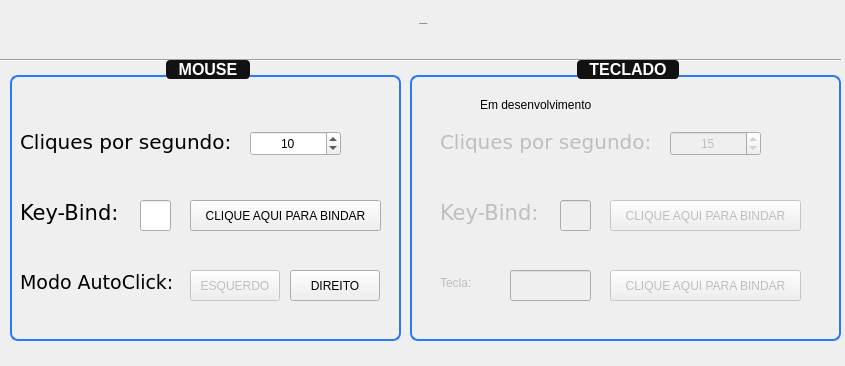
<?xml version="1.0" encoding="UTF-8"?>
<ui version="4.0">
 <class>MainWindow</class>
 <widget class="QMainWindow" name="MainWindow">
  <property name="geometry">
   <rect>
    <x>0</x>
    <y>0</y>
    <width>845</width>
    <height>366</height>
   </rect>
  </property>
  <property name="contextMenuPolicy">
   <enum>Qt::ContextMenuPolicy::NoContextMenu</enum>
  </property>
  <property name="windowTitle">
   <string>MainWindow</string>
  </property>
  <property name="tabShape">
   <enum>QTabWidget::TabShape::Rounded</enum>
  </property>
  <widget class="QWidget" name="centralwidget">
   <property name="contextMenuPolicy">
    <enum>Qt::ContextMenuPolicy::NoContextMenu</enum>
   </property>
   <widget class="QLabel" name="titleLabel">
    <property name="geometry">
     <rect>
      <x>3</x>
      <y>-2</y>
      <width>841</width>
      <height>51</height>
     </rect>
    </property>
    <property name="font">
     <font>
      <family>Segoe UI</family>
      <pointsize>-1</pointsize>
      <bold>true</bold>
     </font>
    </property>
    <property name="styleSheet">
     <string notr="true">font-family: &quot;Segoe UI&quot;, Arial, sans-serif;
font-size: 38px;
font-weight: bold;
color: qlineargradient(
    spread:pad,
    x1:0, y1:0, x2:1, y2:0,
    stop:0 #1565C0,
    stop:0.5 #0D47A1,
    stop:1 #42A5F5
);
border: none;
background: transparent;
padding: 10px 25px;
border-radius: 12px;

QLabel::hover {
    transform: scale(1.05);
    box-shadow: 0 0 15px rgba(0, 0, 0, 0.3);
}
</string>
    </property>
    <property name="frameShape">
     <enum>QFrame::Shape::NoFrame</enum>
    </property>
    <property name="text">
     <string>mtz Auto-Clicker</string>
    </property>
    <property name="textFormat">
     <enum>Qt::TextFormat::AutoText</enum>
    </property>
    <property name="alignment">
     <set>Qt::AlignmentFlag::AlignCenter</set>
    </property>
   </widget>
   <widget class="Line" name="lineSeparator">
    <property name="geometry">
     <rect>
      <x>0</x>
      <y>50</y>
      <width>841</width>
      <height>21</height>
     </rect>
    </property>
    <property name="contextMenuPolicy">
     <enum>Qt::ContextMenuPolicy::NoContextMenu</enum>
    </property>
    <property name="orientation">
     <enum>Qt::Orientation::Horizontal</enum>
    </property>
   </widget>
   <widget class="QGroupBox" name="mouseBox">
    <property name="geometry">
     <rect>
      <x>10</x>
      <y>60</y>
      <width>391</width>
      <height>281</height>
     </rect>
    </property>
    <property name="contextMenuPolicy">
     <enum>Qt::ContextMenuPolicy::NoContextMenu</enum>
    </property>
    <property name="styleSheet">
     <string notr="true">QGroupBox {
    font-family: &quot;Segoe UI&quot;, Arial, sans-serif;
    font-size: 16px;
    font-weight: bold;
    color: #2979FF;
    border: 2px solid #2979FF;
    border-radius: 8px;
    margin-top: 15px;
}

QGroupBox::title {
    subcontrol-origin: margin;
    subcontrol-position: top center;
    padding: 0 10px;
    color: #FFFFFF;
    background-color: #121212;
    border-radius: 4px;
}</string>
    </property>
    <property name="title">
     <string>MOUSE</string>
    </property>
    <property name="alignment">
     <set>Qt::AlignmentFlag::AlignCenter</set>
    </property>
    <widget class="QLabel" name="keybindMLabel">
     <property name="geometry">
      <rect>
       <x>10</x>
       <y>140</y>
       <width>105</width>
       <height>25</height>
      </rect>
     </property>
     <property name="font">
      <font>
       <family>Verdana</family>
       <pointsize>16</pointsize>
       <italic>false</italic>
       <bold>false</bold>
      </font>
     </property>
     <property name="styleSheet">
      <string notr="true">font: 16pt &quot;Verdana&quot;;</string>
     </property>
     <property name="text">
      <string>Key-Bind:</string>
     </property>
    </widget>
    <widget class="QLabel" name="modeMLabel">
     <property name="geometry">
      <rect>
       <x>10</x>
       <y>210</y>
       <width>182</width>
       <height>25</height>
      </rect>
     </property>
     <property name="font">
      <font>
       <family>Verdana</family>
       <pointsize>14</pointsize>
       <italic>false</italic>
       <bold>false</bold>
      </font>
     </property>
     <property name="styleSheet">
      <string notr="true">font: 14pt &quot;Verdana&quot;;</string>
     </property>
     <property name="text">
      <string>Modo AutoClick:</string>
     </property>
    </widget>
    <widget class="QLabel" name="cpsMLabel">
     <property name="geometry">
      <rect>
       <x>10</x>
       <y>70</y>
       <width>225</width>
       <height>23</height>
      </rect>
     </property>
     <property name="font">
      <font>
       <family>Verdana</family>
       <pointsize>15</pointsize>
       <italic>false</italic>
       <bold>false</bold>
      </font>
     </property>
     <property name="styleSheet">
      <string notr="true">font: 15pt &quot;Verdana&quot;;</string>
     </property>
     <property name="text">
      <string>Cliques por segundo:</string>
     </property>
    </widget>
    <widget class="QSpinBox" name="cpsMouseSpin">
     <property name="geometry">
      <rect>
       <x>240</x>
       <y>71</y>
       <width>91</width>
       <height>25</height>
      </rect>
     </property>
     <property name="cursor">
      <cursorShape>ArrowCursor</cursorShape>
     </property>
     <property name="contextMenuPolicy">
      <enum>Qt::ContextMenuPolicy::NoContextMenu</enum>
     </property>
     <property name="styleSheet">
      <string notr="true">font: 12pt &quot;Verdana&quot;;</string>
     </property>
     <property name="alignment">
      <set>Qt::AlignmentFlag::AlignCenter</set>
     </property>
     <property name="accelerated">
      <bool>true</bool>
     </property>
     <property name="minimum">
      <number>1</number>
     </property>
     <property name="maximum">
      <number>250</number>
     </property>
     <property name="stepType">
      <enum>QAbstractSpinBox::StepType::DefaultStepType</enum>
     </property>
     <property name="value">
      <number>10</number>
     </property>
     <property name="displayIntegerBase">
      <number>10</number>
     </property>
    </widget>
    <widget class="QPushButton" name="bindMouseButton">
     <property name="geometry">
      <rect>
       <x>180</x>
       <y>140</y>
       <width>191</width>
       <height>31</height>
      </rect>
     </property>
     <property name="cursor">
      <cursorShape>PointingHandCursor</cursorShape>
     </property>
     <property name="contextMenuPolicy">
      <enum>Qt::ContextMenuPolicy::NoContextMenu</enum>
     </property>
     <property name="styleSheet">
      <string notr="true">font: 10pt &quot;Verdana&quot;;</string>
     </property>
     <property name="text">
      <string>CLIQUE AQUI PARA BINDAR</string>
     </property>
    </widget>
    <widget class="QLineEdit" name="BindMLineEdit">
     <property name="geometry">
      <rect>
       <x>130</x>
       <y>140</y>
       <width>31</width>
       <height>31</height>
      </rect>
     </property>
     <property name="cursor">
      <cursorShape>ArrowCursor</cursorShape>
     </property>
     <property name="contextMenuPolicy">
      <enum>Qt::ContextMenuPolicy::NoContextMenu</enum>
     </property>
     <property name="acceptDrops">
      <bool>false</bool>
     </property>
     <property name="styleSheet">
      <string notr="true">font: 15pt &quot;Verdana&quot;;</string>
     </property>
     <property name="text">
      <string/>
     </property>
     <property name="maxLength">
      <number>1</number>
     </property>
     <property name="frame">
      <bool>true</bool>
     </property>
     <property name="alignment">
      <set>Qt::AlignmentFlag::AlignCenter</set>
     </property>
     <property name="readOnly">
      <bool>true</bool>
     </property>
    </widget>
    <widget class="QPushButton" name="leftModeButton">
     <property name="enabled">
      <bool>false</bool>
     </property>
     <property name="geometry">
      <rect>
       <x>180</x>
       <y>210</y>
       <width>90</width>
       <height>31</height>
      </rect>
     </property>
     <property name="cursor">
      <cursorShape>PointingHandCursor</cursorShape>
     </property>
     <property name="contextMenuPolicy">
      <enum>Qt::ContextMenuPolicy::NoContextMenu</enum>
     </property>
     <property name="styleSheet">
      <string notr="true"/>
     </property>
     <property name="text">
      <string>ESQUERDO</string>
     </property>
    </widget>
    <widget class="QPushButton" name="rightModeButton">
     <property name="enabled">
      <bool>true</bool>
     </property>
     <property name="geometry">
      <rect>
       <x>280</x>
       <y>210</y>
       <width>90</width>
       <height>31</height>
      </rect>
     </property>
     <property name="cursor">
      <cursorShape>PointingHandCursor</cursorShape>
     </property>
     <property name="mouseTracking">
      <bool>false</bool>
     </property>
     <property name="contextMenuPolicy">
      <enum>Qt::ContextMenuPolicy::NoContextMenu</enum>
     </property>
     <property name="acceptDrops">
      <bool>false</bool>
     </property>
     <property name="autoFillBackground">
      <bool>false</bool>
     </property>
     <property name="styleSheet">
      <string notr="true">font: 10pt &quot;Verdana&quot;;</string>
     </property>
     <property name="text">
      <string>DIREITO</string>
     </property>
     <property name="checkable">
      <bool>false</bool>
     </property>
     <property name="checked">
      <bool>false</bool>
     </property>
     <property name="autoDefault">
      <bool>false</bool>
     </property>
     <property name="default">
      <bool>false</bool>
     </property>
     <property name="flat">
      <bool>false</bool>
     </property>
    </widget>
   </widget>
   <widget class="QGroupBox" name="tecladoBox">
    <property name="enabled">
     <bool>true</bool>
    </property>
    <property name="geometry">
     <rect>
      <x>410</x>
      <y>60</y>
      <width>431</width>
      <height>281</height>
     </rect>
    </property>
    <property name="styleSheet">
     <string notr="true">QGroupBox {
    font-family: &quot;Segoe UI&quot;, Arial, sans-serif;
    font-size: 16px;
    font-weight: bold;
    color: #2979FF;
    border: 2px solid #2979FF;
    border-radius: 8px;
    margin-top: 15px;
}

QGroupBox::title {
    subcontrol-origin: margin;
    subcontrol-position: top center;
    padding: 0 10px;
    color: #FFFFFF;
    background-color: #121212;
    border-radius: 4px;
}</string>
    </property>
    <property name="title">
     <string>TECLADO</string>
    </property>
    <property name="alignment">
     <set>Qt::AlignmentFlag::AlignCenter</set>
    </property>
    <widget class="QSpinBox" name="cpsKBSpin">
     <property name="enabled">
      <bool>false</bool>
     </property>
     <property name="geometry">
      <rect>
       <x>260</x>
       <y>71</y>
       <width>91</width>
       <height>25</height>
      </rect>
     </property>
     <property name="cursor">
      <cursorShape>ArrowCursor</cursorShape>
     </property>
     <property name="contextMenuPolicy">
      <enum>Qt::ContextMenuPolicy::NoContextMenu</enum>
     </property>
     <property name="styleSheet">
      <string notr="true">font: 12pt &quot;Verdana&quot;;</string>
     </property>
     <property name="alignment">
      <set>Qt::AlignmentFlag::AlignCenter</set>
     </property>
     <property name="accelerated">
      <bool>true</bool>
     </property>
     <property name="minimum">
      <number>1</number>
     </property>
     <property name="maximum">
      <number>100</number>
     </property>
     <property name="stepType">
      <enum>QAbstractSpinBox::StepType::DefaultStepType</enum>
     </property>
     <property name="value">
      <number>15</number>
     </property>
     <property name="displayIntegerBase">
      <number>10</number>
     </property>
    </widget>
    <widget class="QLabel" name="cpsKBLabel">
     <property name="enabled">
      <bool>false</bool>
     </property>
     <property name="geometry">
      <rect>
       <x>30</x>
       <y>70</y>
       <width>225</width>
       <height>23</height>
      </rect>
     </property>
     <property name="font">
      <font>
       <family>Verdana</family>
       <pointsize>15</pointsize>
       <italic>false</italic>
       <bold>false</bold>
      </font>
     </property>
     <property name="styleSheet">
      <string notr="true">font: 15pt &quot;Verdana&quot;;</string>
     </property>
     <property name="text">
      <string>Cliques por segundo:</string>
     </property>
    </widget>
    <widget class="QPushButton" name="bindKBButton">
     <property name="enabled">
      <bool>false</bool>
     </property>
     <property name="geometry">
      <rect>
       <x>200</x>
       <y>140</y>
       <width>191</width>
       <height>31</height>
      </rect>
     </property>
     <property name="cursor">
      <cursorShape>PointingHandCursor</cursorShape>
     </property>
     <property name="contextMenuPolicy">
      <enum>Qt::ContextMenuPolicy::NoContextMenu</enum>
     </property>
     <property name="styleSheet">
      <string notr="true">font: 10pt &quot;Verdana&quot;;</string>
     </property>
     <property name="text">
      <string>CLIQUE AQUI PARA BINDAR</string>
     </property>
    </widget>
    <widget class="QLabel" name="keybindKBLabel">
     <property name="enabled">
      <bool>false</bool>
     </property>
     <property name="geometry">
      <rect>
       <x>30</x>
       <y>140</y>
       <width>105</width>
       <height>25</height>
      </rect>
     </property>
     <property name="font">
      <font>
       <family>Verdana</family>
       <pointsize>16</pointsize>
       <italic>false</italic>
       <bold>false</bold>
      </font>
     </property>
     <property name="styleSheet">
      <string notr="true">font: 16pt &quot;Verdana&quot;;</string>
     </property>
     <property name="text">
      <string>Key-Bind:</string>
     </property>
    </widget>
    <widget class="QLineEdit" name="bindKBLineEdit">
     <property name="enabled">
      <bool>false</bool>
     </property>
     <property name="geometry">
      <rect>
       <x>150</x>
       <y>140</y>
       <width>31</width>
       <height>31</height>
      </rect>
     </property>
     <property name="cursor">
      <cursorShape>ArrowCursor</cursorShape>
     </property>
     <property name="contextMenuPolicy">
      <enum>Qt::ContextMenuPolicy::NoContextMenu</enum>
     </property>
     <property name="acceptDrops">
      <bool>false</bool>
     </property>
     <property name="styleSheet">
      <string notr="true">font: 15pt &quot;Verdana&quot;;</string>
     </property>
     <property name="text">
      <string/>
     </property>
     <property name="maxLength">
      <number>1</number>
     </property>
     <property name="frame">
      <bool>true</bool>
     </property>
     <property name="alignment">
      <set>Qt::AlignmentFlag::AlignCenter</set>
     </property>
     <property name="readOnly">
      <bool>true</bool>
     </property>
    </widget>
    <widget class="QLabel" name="modeKBLabel">
     <property name="enabled">
      <bool>false</bool>
     </property>
     <property name="geometry">
      <rect>
       <x>30</x>
       <y>210</y>
       <width>64</width>
       <height>25</height>
      </rect>
     </property>
     <property name="styleSheet">
      <string notr="true">font: 16pt &quot;Verdana&quot;;</string>
     </property>
     <property name="text">
      <string>Tecla:</string>
     </property>
    </widget>
    <widget class="QPushButton" name="clickBindButton">
     <property name="enabled">
      <bool>false</bool>
     </property>
     <property name="geometry">
      <rect>
       <x>200</x>
       <y>210</y>
       <width>191</width>
       <height>31</height>
      </rect>
     </property>
     <property name="cursor">
      <cursorShape>PointingHandCursor</cursorShape>
     </property>
     <property name="contextMenuPolicy">
      <enum>Qt::ContextMenuPolicy::NoContextMenu</enum>
     </property>
     <property name="styleSheet">
      <string notr="true">font: 10pt &quot;Verdana&quot;;</string>
     </property>
     <property name="text">
      <string>CLIQUE AQUI PARA BINDAR</string>
     </property>
    </widget>
    <widget class="QLineEdit" name="clickBindKB">
     <property name="enabled">
      <bool>false</bool>
     </property>
     <property name="geometry">
      <rect>
       <x>100</x>
       <y>210</y>
       <width>81</width>
       <height>31</height>
      </rect>
     </property>
     <property name="cursor">
      <cursorShape>ArrowCursor</cursorShape>
     </property>
     <property name="contextMenuPolicy">
      <enum>Qt::ContextMenuPolicy::NoContextMenu</enum>
     </property>
     <property name="acceptDrops">
      <bool>false</bool>
     </property>
     <property name="styleSheet">
      <string notr="true">font: 12pt &quot;Verdana&quot;;</string>
     </property>
     <property name="text">
      <string/>
     </property>
     <property name="maxLength">
      <number>20</number>
     </property>
     <property name="frame">
      <bool>true</bool>
     </property>
     <property name="alignment">
      <set>Qt::AlignmentFlag::AlignCenter</set>
     </property>
     <property name="readOnly">
      <bool>true</bool>
     </property>
    </widget>
    <widget class="QLabel" name="label">
     <property name="geometry">
      <rect>
       <x>70</x>
       <y>26</y>
       <width>287</width>
       <height>38</height>
      </rect>
     </property>
     <property name="styleSheet">
      <string notr="true">font: 700 22pt &quot;Segoe UI&quot;;</string>
     </property>
     <property name="text">
      <string>Em desenvolvimento</string>
     </property>
    </widget>
   </widget>
  </widget>
  <widget class="QStatusBar" name="statusBar">
   <property name="layoutDirection">
    <enum>Qt::LayoutDirection::RightToLeft</enum>
   </property>
   <property name="autoFillBackground">
    <bool>false</bool>
   </property>
   <property name="sizeGripEnabled">
    <bool>false</bool>
   </property>
  </widget>
 </widget>
 <resources/>
 <connections/>
</ui>
